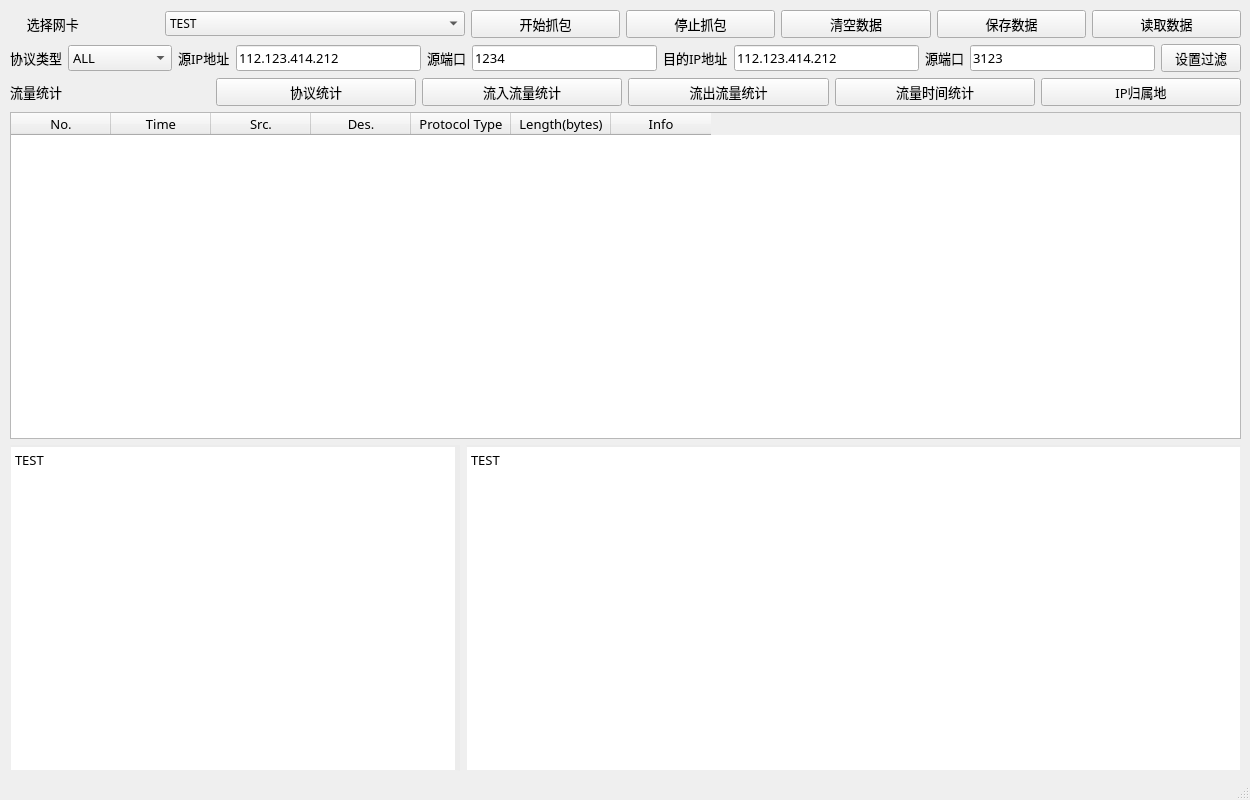
<?xml version="1.0" encoding="UTF-8"?>
<ui version="4.0">
 <class>MainWindow</class>
 <widget class="QMainWindow" name="MainWindow">
  <property name="geometry">
   <rect>
    <x>0</x>
    <y>0</y>
    <width>1250</width>
    <height>800</height>
   </rect>
  </property>
  <property name="minimumSize">
   <size>
    <width>1250</width>
    <height>800</height>
   </size>
  </property>
  <property name="maximumSize">
   <size>
    <width>1250</width>
    <height>800</height>
   </size>
  </property>
  <property name="font">
   <font>
    <family>微软雅黑</family>
    <pointsize>10</pointsize>
   </font>
  </property>
  <property name="windowTitle">
   <string>Sniffer</string>
  </property>
  <property name="iconSize">
   <size>
    <width>50</width>
    <height>50</height>
   </size>
  </property>
  <widget class="QWidget" name="centralwidget">
   <widget class="QWidget" name="">
    <property name="geometry">
     <rect>
      <x>10</x>
      <y>10</y>
      <width>1231</width>
      <height>761</height>
     </rect>
    </property>
    <layout class="QVBoxLayout" name="verticalLayout">
     <item>
      <layout class="QHBoxLayout" name="TophorizontalLayout">
       <item>
        <widget class="QLabel" name="chooseNIClabel">
         <property name="minimumSize">
          <size>
           <width>50</width>
           <height>0</height>
          </size>
         </property>
         <property name="font">
          <font>
           <family>微软雅黑</family>
           <pointsize>10</pointsize>
          </font>
         </property>
         <property name="text">
          <string>     选择网卡</string>
         </property>
        </widget>
       </item>
       <item>
        <widget class="QComboBox" name="chooseNICComboBox">
         <property name="minimumSize">
          <size>
           <width>300</width>
           <height>0</height>
          </size>
         </property>
         <property name="maximumSize">
          <size>
           <width>200</width>
           <height>16777215</height>
          </size>
         </property>
         <property name="font">
          <font>
           <family>微软雅黑</family>
           <pointsize>9</pointsize>
          </font>
         </property>
         <property name="currentText">
          <string>TEST</string>
         </property>
         <item>
          <property name="text">
           <string>TEST</string>
          </property>
         </item>
        </widget>
       </item>
       <item>
        <widget class="QPushButton" name="startCaptureBtn">
         <property name="text">
          <string>开始抓包</string>
         </property>
        </widget>
       </item>
       <item>
        <widget class="QPushButton" name="stopCapture">
         <property name="text">
          <string>停止抓包</string>
         </property>
        </widget>
       </item>
       <item>
        <widget class="QPushButton" name="clearDataBtn">
         <property name="text">
          <string>清空数据</string>
         </property>
        </widget>
       </item>
       <item>
        <widget class="QPushButton" name="saveDataBtn">
         <property name="text">
          <string>保存数据</string>
         </property>
        </widget>
       </item>
       <item>
        <widget class="QPushButton" name="readDataBtn">
         <property name="text">
          <string>读取数据</string>
         </property>
        </widget>
       </item>
      </layout>
     </item>
     <item>
      <layout class="QHBoxLayout" name="MidhorizontalLayout">
       <item>
        <widget class="QLabel" name="proTypeLabel">
         <property name="font">
          <font>
           <family>微软雅黑</family>
           <pointsize>10</pointsize>
          </font>
         </property>
         <property name="text">
          <string>协议类型</string>
         </property>
        </widget>
       </item>
       <item>
        <widget class="QComboBox" name="proTypeChooseBox">
         <property name="font">
          <font>
           <family>微软雅黑</family>
           <pointsize>10</pointsize>
          </font>
         </property>
         <item>
          <property name="text">
           <string>ALL</string>
          </property>
         </item>
         <item>
          <property name="text">
           <string>ARP ONLY</string>
          </property>
         </item>
         <item>
          <property name="text">
           <string>TCP ONLY</string>
          </property>
         </item>
         <item>
          <property name="text">
           <string>UDP ONLY</string>
          </property>
         </item>
         <item>
          <property name="text">
           <string>TCP OR UDP</string>
          </property>
         </item>
         <item>
          <property name="text">
           <string>IP ONLY</string>
          </property>
         </item>
        </widget>
       </item>
       <item>
        <widget class="QLabel" name="srcIPLabel">
         <property name="font">
          <font>
           <family>微软雅黑</family>
           <pointsize>10</pointsize>
          </font>
         </property>
         <property name="text">
          <string>源IP地址</string>
         </property>
        </widget>
       </item>
       <item>
        <widget class="QLineEdit" name="srcIPLineEdit">
         <property name="text">
          <string>112.123.414.212</string>
         </property>
        </widget>
       </item>
       <item>
        <widget class="QLabel" name="srcPortLabel">
         <property name="font">
          <font>
           <family>微软雅黑</family>
           <pointsize>10</pointsize>
          </font>
         </property>
         <property name="text">
          <string>源端口</string>
         </property>
        </widget>
       </item>
       <item>
        <widget class="QLineEdit" name="srcPortLineEdit">
         <property name="text">
          <string>1234</string>
         </property>
        </widget>
       </item>
       <item>
        <widget class="QLabel" name="desIPLabel">
         <property name="font">
          <font>
           <family>微软雅黑</family>
           <pointsize>10</pointsize>
          </font>
         </property>
         <property name="text">
          <string>目的IP地址</string>
         </property>
        </widget>
       </item>
       <item>
        <widget class="QLineEdit" name="desIPLineEdit">
         <property name="text">
          <string>112.123.414.212</string>
         </property>
        </widget>
       </item>
       <item>
        <widget class="QLabel" name="desPortLabel">
         <property name="font">
          <font>
           <family>微软雅黑</family>
           <pointsize>10</pointsize>
          </font>
         </property>
         <property name="text">
          <string>源端口</string>
         </property>
        </widget>
       </item>
       <item>
        <widget class="QLineEdit" name="lineEdit_3">
         <property name="text">
          <string>3123</string>
         </property>
        </widget>
       </item>
       <item>
        <widget class="QPushButton" name="pushButton">
         <property name="font">
          <font>
           <family>微软雅黑</family>
           <pointsize>10</pointsize>
          </font>
         </property>
         <property name="text">
          <string>设置过滤</string>
         </property>
        </widget>
       </item>
      </layout>
     </item>
     <item>
      <layout class="QHBoxLayout" name="analysisHLayout">
       <item>
        <widget class="QLabel" name="analysisLabel">
         <property name="font">
          <font>
           <family>微软雅黑</family>
           <pointsize>10</pointsize>
          </font>
         </property>
         <property name="text">
          <string>流量统计</string>
         </property>
        </widget>
       </item>
       <item>
        <widget class="QPushButton" name="ProtoCntBnt">
         <property name="text">
          <string>协议统计</string>
         </property>
        </widget>
       </item>
       <item>
        <widget class="QPushButton" name="inFlowCntBnt">
         <property name="text">
          <string>流入流量统计</string>
         </property>
        </widget>
       </item>
       <item>
        <widget class="QPushButton" name="outFlowCntBnt">
         <property name="text">
          <string>流出流量统计</string>
         </property>
        </widget>
       </item>
       <item>
        <widget class="QPushButton" name="flowTimeCntBnt">
         <property name="text">
          <string>流量时间统计</string>
         </property>
        </widget>
       </item>
       <item>
        <widget class="QPushButton" name="ipMapBnt">
         <property name="text">
          <string>IP归属地</string>
         </property>
        </widget>
       </item>
      </layout>
     </item>
     <item>
      <widget class="QTableWidget" name="pktInfoTable">
       <property name="editTriggers">
        <set>QAbstractItemView::NoEditTriggers</set>
       </property>
       <property name="selectionBehavior">
        <enum>QAbstractItemView::SelectRows</enum>
       </property>
       <property name="columnCount">
        <number>7</number>
       </property>
       <attribute name="verticalHeaderVisible">
        <bool>false</bool>
       </attribute>
       <column>
        <property name="text">
         <string>No.</string>
        </property>
        <property name="font">
         <font>
          <strikeout>false</strikeout>
         </font>
        </property>
       </column>
       <column>
        <property name="text">
         <string>Time</string>
        </property>
       </column>
       <column>
        <property name="text">
         <string>Src.</string>
        </property>
       </column>
       <column>
        <property name="text">
         <string>Des.</string>
        </property>
       </column>
       <column>
        <property name="text">
         <string>Protocol Type</string>
        </property>
       </column>
       <column>
        <property name="text">
         <string>Length(bytes)</string>
        </property>
       </column>
       <column>
        <property name="text">
         <string>Info</string>
        </property>
       </column>
      </widget>
     </item>
     <item>
      <layout class="QHBoxLayout" name="BomhorizontalLayout">
       <item>
        <widget class="QTextEdit" name="pktDetailWin">
         <property name="minimumSize">
          <size>
           <width>0</width>
           <height>0</height>
          </size>
         </property>
         <property name="maximumSize">
          <size>
           <width>450</width>
           <height>16777215</height>
          </size>
         </property>
         <property name="font">
          <font>
           <family>微软雅黑</family>
           <pointsize>10</pointsize>
          </font>
         </property>
         <property name="styleSheet">
          <string notr="true">border-right:5px solid #ECECEC;border-top:2px solid #ECECEC</string>
         </property>
         <property name="readOnly">
          <bool>true</bool>
         </property>
         <property name="html">
          <string>&lt;!DOCTYPE HTML PUBLIC &quot;-//W3C//DTD HTML 4.0//EN&quot; &quot;http://www.w3.org/TR/REC-html40/strict.dtd&quot;&gt;
&lt;html&gt;&lt;head&gt;&lt;meta name=&quot;qrichtext&quot; content=&quot;1&quot; /&gt;&lt;style type=&quot;text/css&quot;&gt;
p, li { white-space: pre-wrap; }
&lt;/style&gt;&lt;/head&gt;&lt;body style=&quot; font-family:'微软雅黑'; font-size:10pt; font-weight:400; font-style:normal;&quot;&gt;
&lt;p style=&quot; margin-top:0px; margin-bottom:0px; margin-left:0px; margin-right:0px; -qt-block-indent:0; text-indent:0px;&quot;&gt;TEST&lt;/p&gt;&lt;/body&gt;&lt;/html&gt;</string>
         </property>
        </widget>
       </item>
       <item>
        <widget class="QTextEdit" name="hexDumpWin">
         <property name="minimumSize">
          <size>
           <width>0</width>
           <height>0</height>
          </size>
         </property>
         <property name="styleSheet">
          <string notr="true">border-top:2px solid #ECECEC</string>
         </property>
         <property name="readOnly">
          <bool>true</bool>
         </property>
         <property name="html">
          <string>&lt;!DOCTYPE HTML PUBLIC &quot;-//W3C//DTD HTML 4.0//EN&quot; &quot;http://www.w3.org/TR/REC-html40/strict.dtd&quot;&gt;
&lt;html&gt;&lt;head&gt;&lt;meta name=&quot;qrichtext&quot; content=&quot;1&quot; /&gt;&lt;style type=&quot;text/css&quot;&gt;
p, li { white-space: pre-wrap; }
&lt;/style&gt;&lt;/head&gt;&lt;body style=&quot; font-family:'SimSun'; font-size:9pt; font-weight:400; font-style:normal;&quot;&gt;
&lt;p style=&quot; margin-top:0px; margin-bottom:0px; margin-left:0px; margin-right:0px; -qt-block-indent:0; text-indent:0px;&quot;&gt;&lt;span style=&quot; font-family:'微软雅黑'; font-size:10pt;&quot;&gt;TEST&lt;/span&gt;&lt;/p&gt;&lt;/body&gt;&lt;/html&gt;</string>
         </property>
        </widget>
       </item>
      </layout>
     </item>
    </layout>
   </widget>
  </widget>
  <widget class="QStatusBar" name="statusbar"/>
 </widget>
 <resources/>
 <connections/>
</ui>
